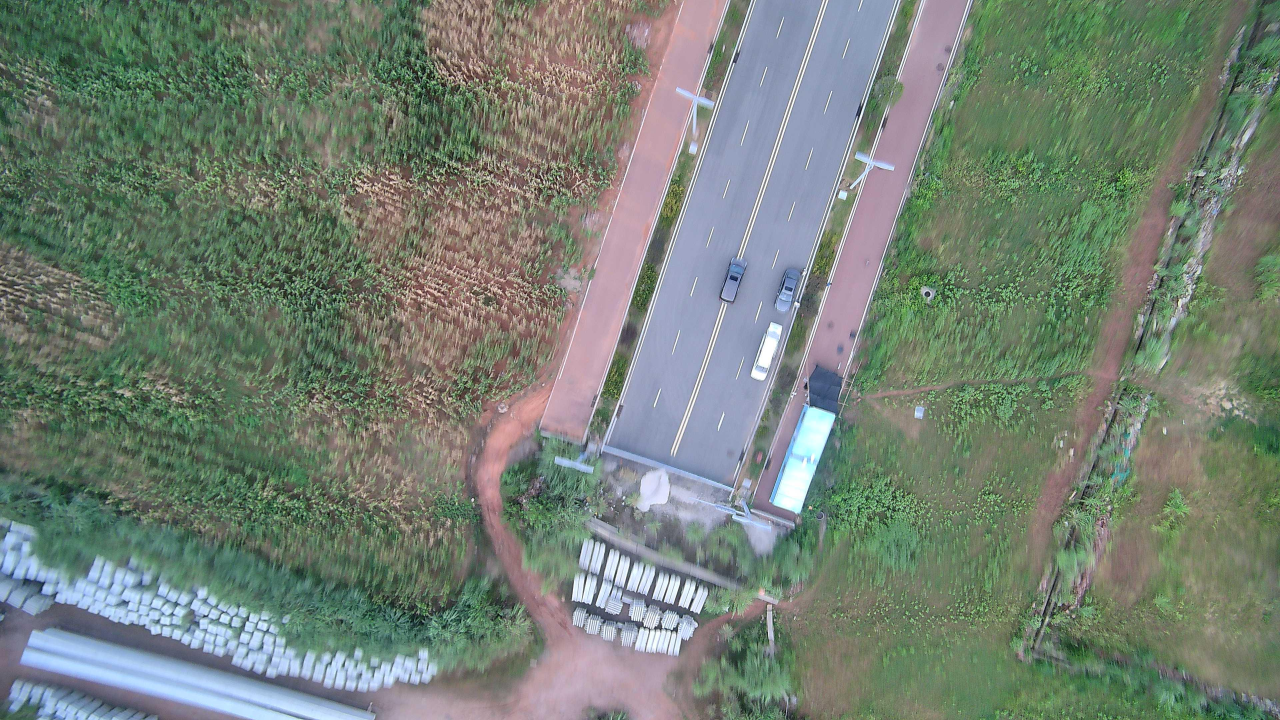
//> input picture lightglue_rknn_infer/IMG_0702.jpg, 3840 x 2160 px (shown at 1/3 size)
$ ./infer1 ../LightGlue-ONNX-main/out.jpg out.png   (built with g++ and OpenCV 4)
//> lines starting //> are read from the running program, lines starting //| are printed output that depends on the picture; pictures that were not available may be replaced by others from this repository, and a replacement may not be noted
#include <rknn_api.h>
#include <opencv2/opencv.hpp>
#include <iostream>
#include <vector>
#include <array>
#include <unordered_map>
#include <cstring>
#include <fstream>
#include <memory>
#include <cstdio>
#include <cstdint>
#include <Eigen/Dense>
#include <chrono>

// RKNN张量类型定义（兼容旧版本）
#ifndef RKNN_TENSOR_FLOAT16
#define RKNN_TENSOR_FLOAT16 1
#endif
#ifndef RKNN_TENSOR_FLOAT32
#define RKNN_TENSOR_FLOAT32 0
#endif

// 调试宏
#define LOG_DEBUG(fmt, ...) printf("[DEBUG] " fmt "\n", ##__VA_ARGS__)
#define LOG_ERROR(fmt, ...) fprintf(stderr, "[ERROR] " fmt "\n", ##__VA_ARGS__)
#define LOG_WARN(fmt, ...) fprintf(stderr, "[WARN] " fmt "\n", ##__VA_ARGS__)
// ====================== Eigen 类型别名（必须在函数声明前定义） ======================
using EigenMatrixXi = Eigen::Matrix<int, Eigen::Dynamic, Eigen::Dynamic>;
using EigenMatrixXf = Eigen::Matrix<float, Eigen::Dynamic, Eigen::Dynamic>;
using EigenVectorXi = Eigen::Vector<int, Eigen::Dynamic>;
// [36 lines left out: functions print_tensor_shape, float32_to_float16, not called in this run]

// 预处理函数
cv::Mat preprocess(const cv::Mat& bgr_img) {
    cv::Mat rgb_img;
    cv::cvtColor(bgr_img, rgb_img, cv::COLOR_BGR2RGB);

    cv::Mat float_img;
    rgb_img.convertTo(float_img, CV_32FC3, 1.0 / 255.0);

    const std::array<float, 3> weights = {0.299f, 0.587f, 0.114f};
    cv::Mat gray_img(rgb_img.size(), CV_32FC1, cv::Scalar(0));
    for (int y = 0; y < float_img.rows; ++y) {
        for (int x = 0; x < float_img.cols; ++x) {
            cv::Vec3f pixel = float_img.at<cv::Vec3f>(y, x);
            gray_img.at<float>(y, x) = pixel[0] * weights[0] + pixel[1] * weights[1] + pixel[2] * weights[2];
        }
    }

    return gray_img;
}

// 加载模型
// [114 lines left out: functions load_model, print_tensor_attr, fill_nhwc_input_fp16, find_nonzero_indices, not called in this run]
int main(int argc, char** argv) {
    // 1. 参数检查
    if (argc != 3) {
        LOG_ERROR("Usage: %s <rknn_model_path> <output_img_path>", argv[0]);
        LOG_ERROR("Example: %s ./lightclue.rknn ./out.jpg", argv[0]);
        return -1;
    }
    const char* rknn_model_path = argv[1];
    const char* output_img_path = argv[2];

    // 2. 图片加载与预处理
    const std::string left_img_path = "/userdata/luoshiyong/lightglue_infer/IMG_0702.jpg";
    const std::string right_img_path = "/userdata/luoshiyong/lightglue_infer/cut_jtport.tif";
    const int target_size = 1024;

    cv::Mat left_img = cv::imread(left_img_path);
//> left_img is the input picture: 2160 rows x 3840 cols, CV_8UC3; mean B, G, R 116.3, 128.4, 116.1
    cv::Mat right_img = cv::imread(right_img_path);
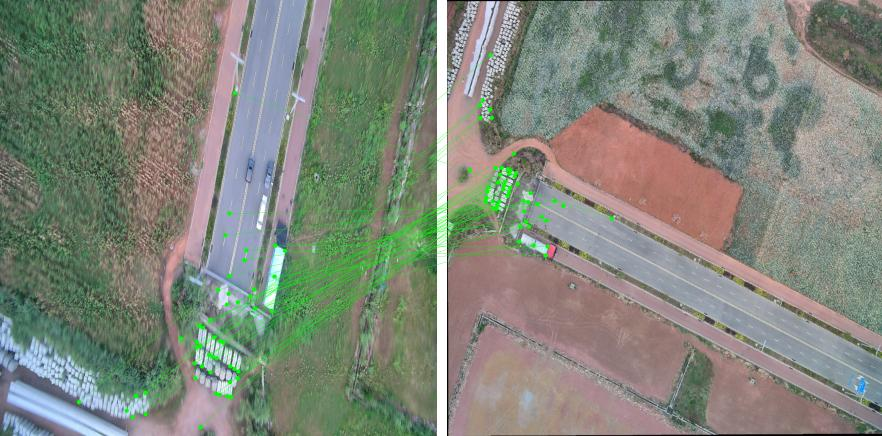
//> input picture LightGlue-ONNX-main/out.jpg, 882 x 436 px, given in place of cut_jtport.tif, which was not available
//> right_img is the input picture: 436 rows x 882 cols, CV_8UC3; mean B, G, R 122.5, 134.5, 128.6
    if (left_img.empty()) {
        LOG_ERROR("Failed to read left image: %s", left_img_path);
        return -1;
    }
    if (right_img.empty()) {
        LOG_ERROR("Failed to read right image: %s", right_img_path);
        return -1;
    }
    LOG_DEBUG("Original left img: %dx%d, right img: %dx%d",
              left_img.cols, left_img.rows, right_img.cols, right_img.rows);

    cv::resize(left_img, left_img, cv::Size(target_size, target_size));
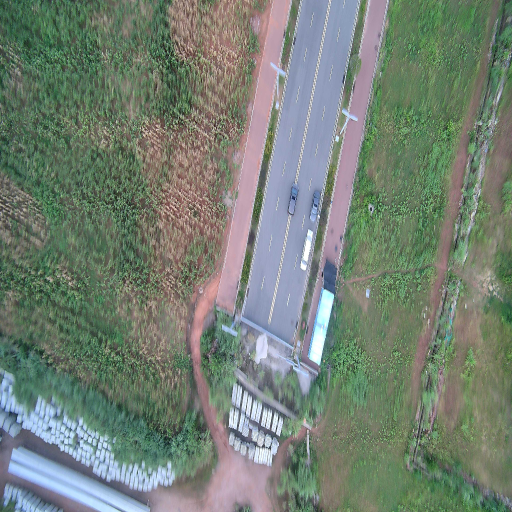
//> left_img: 1024 rows x 1024 cols, CV_8UC3 (shown at 1/2 size); mean B, G, R 116.2, 128.3, 116
    cv::resize(right_img, right_img, cv::Size(target_size, target_size));
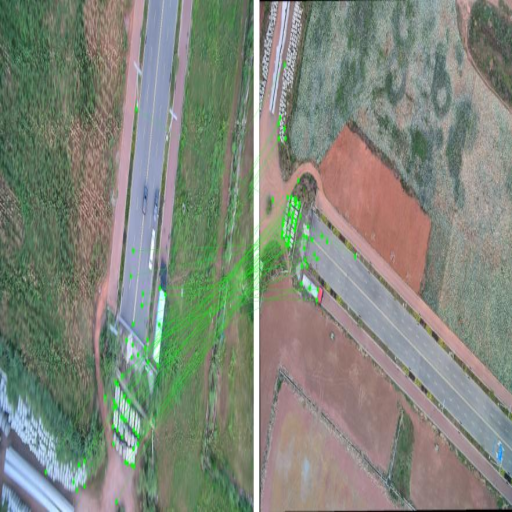
//> right_img: 1024 rows x 1024 cols, CV_8UC3 (shown at 1/2 size); mean B, G, R 122.4, 134.4, 128.4
    LOG_DEBUG("Resized img size: %dx%d", target_size, target_size);

    cv::Mat left_gray = preprocess(left_img);
//> after the loop in preprocess, `for (int y = 0; y < float_img.rows; ++y)`:
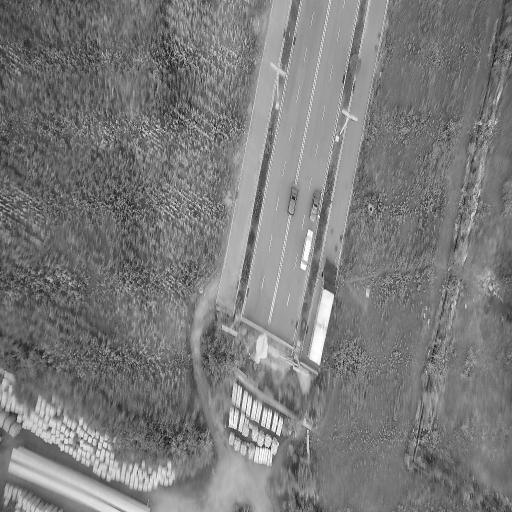
//> gray_img: 1024 rows x 1024 cols, CV_32FC1 (shown at 1/2 size); min 0.00897, max 1, mean 0.483
    cv::Mat right_gray = preprocess(right_img);
//> after the loop in preprocess (call 2), `for (int y = 0; y < float_img.rows; ++y)`:
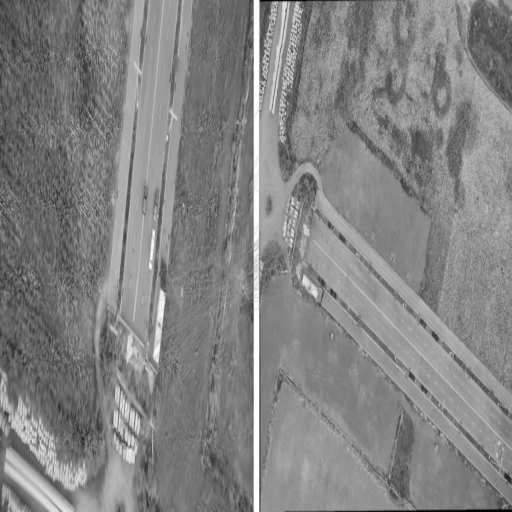
//> gray_img: 1024 rows x 1024 cols, CV_32FC1 (shown at 1/2 size); min 0, max 1, mean 0.515
    if (left_gray.empty() || right_gray.empty()) {
        LOG_ERROR("Preprocess failed");
        return -1;
    }

    // 3. RKNN初始化
//> (the run ends here: the program needs code that is not available in this run, at `rknn_context ctx = 0;`)
